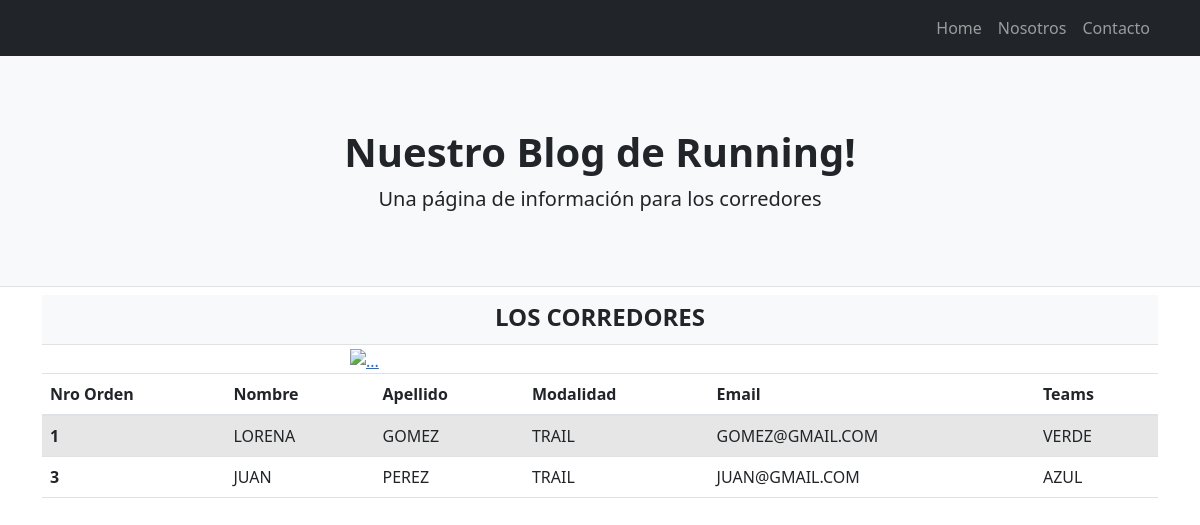
Screenshot of /app_running/corredor with the database file from the repository.
### app_running/models.py (models this page shows, shortened)
class Corredor (models.Model):
    nombre = models.CharField(max_length=30)
    apellido = models.CharField(max_length=30)
    modalidad = models.CharField(max_length=10)
    email = models.EmailField()
    team = models.CharField(max_length=10)

### app_running/views.py (the view)
def corredor (request):
    corredor = Corredor.objects.all()
    dicc = {"corredor" : corredor}
    plantilla = loader.get_template ("corredor.html")
    documento = plantilla.render (dicc)
    return HttpResponse(documento)

### app_running/template/corredor.html
<!DOCTYPE html>
{% extends "padre2.html" %}
{% load static %}
{% block contenido %}
<header class="py-1 bg-light border-bottom mb-1">
  <div class="container">
      <div class="text-center my-1">
          <h4 class="fw-bolder">LOS CORREDORES</h4>
      </div>
  </div>
</header>
<a href="#!"><img class="mx-auto d-block" src="https://images.pexels.com/photos/3760259/pexels-photo-3760259.jpeg?auto=compress&cs=tinysrgb&w=1260&h=750&dpr=1" alt="..." width="500" heigth="350" /></a>
    <table class="table table-striped">
        <thead>
          <tr>
            <th scope="col">Nro Orden</th>
            <th scope="col">Nombre</th>
            <th scope="col">Apellido</th>
            <th scope="col">Modalidad</th>
            <th scope="col">Email</th>
            <th scope="col">Teams</th>
          </tr>
        </thead>
        <tbody>
            {% for n in corredor %}
            <tr>
                <th scope="row">{{n.id}}</th>
                <td>{{n.nombre}}</td>
                <td>{{n.apellido}}</td>
                <td>{{n.modalidad}}</td>
                <td>{{n.email}}</td>
                <td>{{n.team}}</td>
            </tr>
            {% endfor %}
        </tbody>
      </table>
{% endblock %}

### rows the page displays
Corredor: id "1", nombre "LORENA", apellido "GOMEZ", modalidad "TRAIL", email "GOMEZ@GMAIL.COM", team "VERDE"
Corredor: id "3", nombre "JUAN", apellido "PEREZ", modalidad "TRAIL", email "JUAN@GMAIL.COM", team "AZUL"
